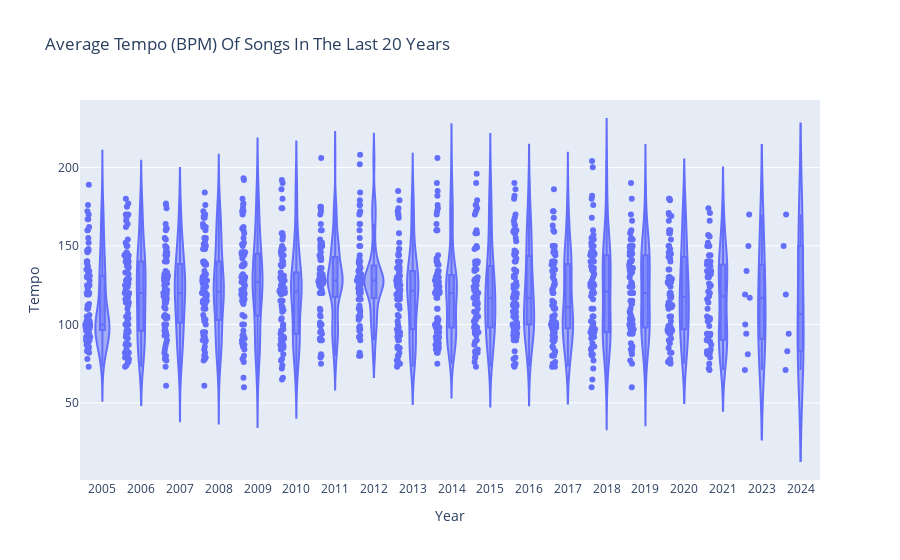

The code cell stored with this chart in its notebook:
### Code cell
df_all_years_tempo = df_all_years_tempo.sort_values(by="Year")

fig_violin = px.violin(df_all_years_tempo, x="Year", y="Tempo", 
                        box=True, points="all", 
                        title="Average Tempo (BPM) Of Songs In The Last 20 Years")

# X-Achse als diskrete Werte setzen
fig_violin.update_xaxes(type='category')

fig_violin.show()

### Figure 1 — Plotly figure (JSON) as saved in the notebook; plotly's stock layout.template omitted (floating-point values rounded to 4 significant figures; data arrays with more than 128 entries replaced by an {"elided": "..."} marker saying what was removed)
{"data": [{"alignmentgroup": "True", "box": {"visible": true}, "hovertemplate": "Year=%{x}<br>Tempo=%{y}<extra></extra>", "legendgroup": "", "marker": {"color": "#636efa"}, "name": "", "offsetgroup": "", "orientation": "v", "points": "all", "scalegroup": "True", "showlegend": false, "type": "violin", "x": {"elided": "1436 int values"}, "x0": " ", "xaxis": "x", "y": {"elided": "1436 int values"}, "y0": " ", "yaxis": "y"}], "layout": {"legend": {"tracegroupgap": 0}, "title": {"text": "Average Tempo (BPM) Of Songs In The Last 20 Years"}, "violinmode": "group", "xaxis": {"anchor": "y", "domain": [0, 1], "title": {"text": "Year"}, "type": "category"}, "yaxis": {"anchor": "x", "domain": [0, 1], "title": {"text": "Tempo"}}}}
